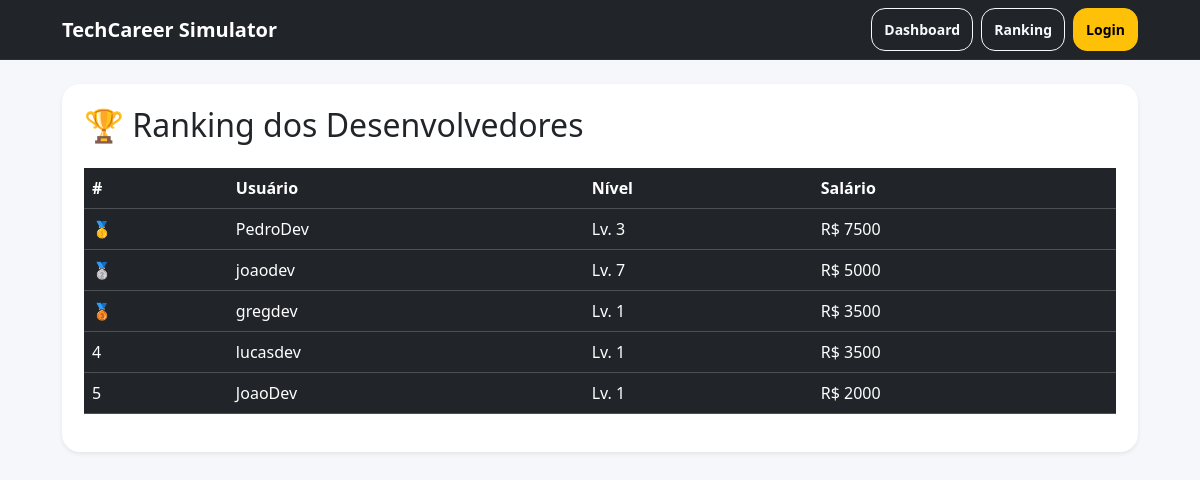
Page /ranking on the committed database.
### models.py (models this page shows)
class Stats(db.Model):
    id = db.Column(db.Integer, primary_key=True)
    user_id = db.Column(db.Integer, db.ForeignKey("user.id"), nullable=False, unique=True)
    level = db.Column(db.Integer, default=1)
    xp = db.Column(db.Integer, default=0)
    xp_max = db.Column(db.Integer, default=100)
    salary = db.Column(db.Integer, default=2000)
    reputation = db.Column(db.Integer, default=50)
    stress = db.Column(db.Integer, default=10)

class User(db.Model):
    id = db.Column(db.Integer, primary_key=True)
    username = db.Column(db.String(100), unique=True, nullable=False)
    stats = db.relationship("Stats", backref="user", uselist=False)

### app.py (the view)
@app.route("/ranking")
def ranking():
    ranking_data = (
        db.session.query(User.username, Stats.level, Stats.salary)
        .join(Stats, Stats.user_id == User.id)
        .order_by(Stats.salary.desc())
        .limit(10)
        .all()
    )
    return render_template("ranking.html", ranking=ranking_data)

### templates/ranking.html (shortened to what this page needs)
{% extends "base.html" %}
{% block content %}
<div class="card shadow-sm border-0">
<div class="card-body">
<h2 class="mb-4">🏆 Ranking dos Desenvolvedores</h2>
<table class="table table-dark table-hover align-middle">
<thead>
<tr>
<th>#</th>
<th>Usuário</th>
<th>Nível</th>
<th>Salário</th>
</tr>
</thead>
<tbody>
{% for user in ranking %}
<tr>
<td>
{% if loop.index == 1 %}
🥇
{% elif loop.index == 2 %}
🥈
{% elif loop.index == 3 %}
🥉
{% else %}
{{ loop.index }}
{% endif %}
</td>
<td>{{ user.username }}</td>
<td>Lv. {{ user.level }}</td>
<td>R$ {{ user.salary }}</td>
</tr>
{% endfor %}
</tbody>
</table>
</div>
</div>
{% endblock %}

### templates/base.html (shortened to what this page needs)
<!doctype html>
<html lang="pt-br">
<head>
  <link href="https://cdn.jsdelivr.net/npm/bootstrap@5.3.3/dist/css/bootstrap.min.css" rel="stylesheet">
  <link href="{{ url_for('static', filename='css/style.css') }}" rel="stylesheet">
</head>
<body>
<nav class="navbar navbar-expand-lg navbar-dark bg-dark">
  <div class="container">
    <a class="navbar-brand fw-semibold" href="{{ url_for('dashboard') }}">TechCareer Simulator</a>
    <div class="ms-auto d-flex gap-2">
      <a class="btn btn-outline-light btn-sm" href="{{ url_for('dashboard') }}">Dashboard</a>
      <a class="btn btn-outline-light btn-sm" href="{{ url_for('ranking') }}">Ranking</a>
      <a class="btn btn-warning btn-sm" href="{{ url_for('login') }}">Login</a>
    </div>
  </div>
</nav>
<main class="container my-4">
{% block content %}{% endblock %}
</main>
</body>
</html>

### static/css/style.css (style rules this page uses)
:root { --bg: #f6f7fb; --card: #ffffff; --text: #0f172a; --muted: #64748b; --border: #e2e8f0; --shadow: 0 10px 30px rgba(15, 23, 42, 0.08); }
body { background: var(--bg); color: var(--text); }
.navbar { border-bottom: 1px solid rgba(255,255,255,0.06); }
.container { max-width: 1100px; }
.card { background: var(--card); border-radius: 18px; box-shadow: var(--shadow); }
.card .card-body { padding: 22px; }
.btn { border-radius: 14px; padding: 10px 12px; font-weight: 600; }

### rows in the picture
Stats: username "PedroDev", level "3", salary "7500"
Stats: username "joaodev", level "7", salary "5000"
Stats: username "gregdev", level "1", salary "3500"
Stats: username "lucasdev", level "1", salary "3500"
Stats: username "JoaoDev", level "1", salary "2000"
